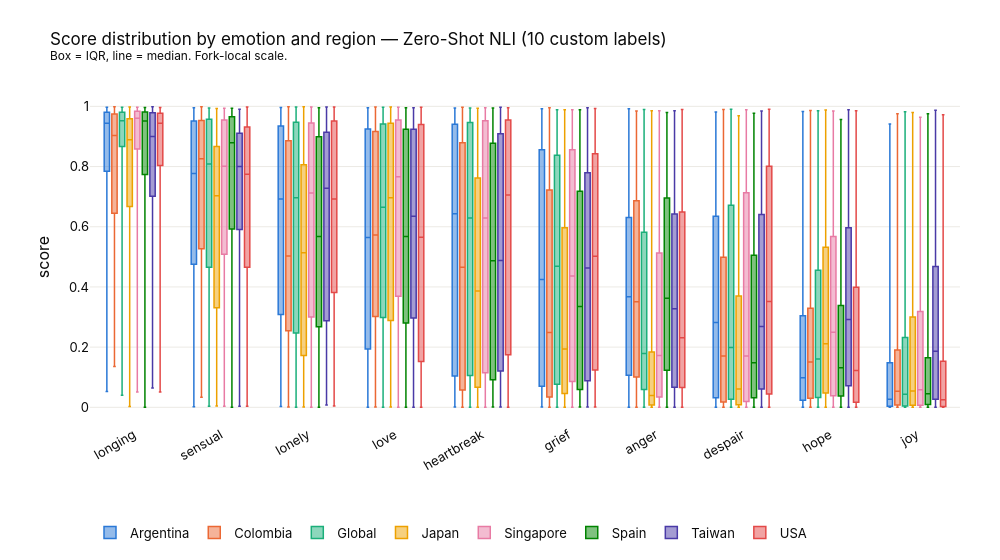

Notebook cell for this chart:
### Markdown cell above
### 6. Score spread within each region

Means hide bimodality — a region can average mid on an emotion because every
song is mid, or because half its songs are extreme. Box plots separate those.

### Code cell
melted = (
    df[["region"] + charted_cols]
      .melt(id_vars="region", var_name="emotion", value_name="score")
)
melted["emotion"] = melted["emotion"].str.replace("emotion_", "", regex=False)

fig = px.box(
    melted, x="emotion", y="score", color="region",
    color_discrete_map=REGION_COLOR,
    category_orders={"emotion": charted_names, "region": regions},
    points=False,
)
fig.update_traces(line_width=1.5, marker_size=4)
fig.update_layout(
    title=f"Score distribution by emotion and region — {LABEL}<br>"
          f"<sup>Box = IQR, line = median. Fork-local scale.</sup>",
    xaxis_title=None, yaxis_title="score",
    boxmode="group", height=560, width=max(1000, 78 * len(charted_names)),
    legend=dict(orientation="h", y=-0.28, title=None),
    **LAYOUT,
)
fig.update_yaxes(gridcolor="#eceae5", zeroline=False)
fig.update_xaxes(showgrid=False, tickangle=-30)
fig.show()

### Figure 1 — Plotly figure (JSON) as saved in the notebook; plotly's stock layout.template omitted (floating-point values rounded to 4 significant figures; data arrays with more than 128 entries replaced by an {"elided": "..."} marker saying what was removed)
{"data": [{"alignmentgroup": "True", "boxpoints": false, "hovertemplate": "region=Argentina<br>emotion=%{x}<br>score=%{y}<extra></extra>", "legendgroup": "Argentina", "line": {"width": 1.5}, "marker": {"color": "#2a78d6", "size": 4}, "name": "Argentina", "notched": false, "offsetgroup": "Argentina", "orientation": "v", "showlegend": true, "type": "box", "x": {"elided": "1780 str values"}, "x0": " ", "xaxis": "x", "y": {"elided": "1780 float values"}, "y0": " ", "yaxis": "y"}, {"alignmentgroup": "True", "boxpoints": false, "hovertemplate": "region=Colombia<br>emotion=%{x}<br>score=%{y}<extra></extra>", "legendgroup": "Colombia", "line": {"width": 1.5}, "marker": {"color": "#eb6834", "size": 4}, "name": "Colombia", "notched": false, "offsetgroup": "Colombia", "orientation": "v", "showlegend": true, "type": "box", "x": {"elided": "1880 str values"}, "x0": " ", "xaxis": "x", "y": {"elided": "1880 float values"}, "y0": " ", "yaxis": "y"}, {"alignmentgroup": "True", "boxpoints": false, "hovertemplate": "region=Global<br>emotion=%{x}<br>score=%{y}<extra></extra>", "legendgroup": "Global", "line": {"width": 1.5}, "marker": {"color": "#1baf7a", "size": 4}, "name": "Global", "notched": false, "offsetgroup": "Global", "orientation": "v", "showlegend": true, "type": "box", "x": {"elided": "1960 str values"}, "x0": " ", "xaxis": "x", "y": {"elided": "1960 float values"}, "y0": " ", "yaxis": "y"}, {"alignmentgroup": "True", "boxpoints": false, "hovertemplate": "region=Japan<br>emotion=%{x}<br>score=%{y}<extra></extra>", "legendgroup": "Japan", "line": {"width": 1.5}, "marker": {"color": "#eda100", "size": 4}, "name": "Japan", "notched": false, "offsetgroup": "Japan", "orientation": "v", "showlegend": true, "type": "box", "x": {"elided": "1880 str values"}, "x0": " ", "xaxis": "x", "y": {"elided": "1880 float values"}, "y0": " ", "yaxis": "y"}, {"alignmentgroup": "True", "boxpoints": false, "hovertemplate": "region=Singapore<br>emotion=%{x}<br>score=%{y}<extra></extra>", "legendgroup": "Singapore", "line": {"width": 1.5}, "marker": {"color": "#e87ba4", "size": 4}, "name": "Singapore", "notched": false, "offsetgroup": "Singapore", "orientation": "v", "showlegend": true, "type": "box", "x": {"elided": "1830 str values"}, "x0": " ", "xaxis": "x", "y": {"elided": "1830 float values"}, "y0": " ", "yaxis": "y"}, {"alignmentgroup": "True", "boxpoints": false, "hovertemplate": "region=Spain<br>emotion=%{x}<br>score=%{y}<extra></extra>", "legendgroup": "Spain", "line": {"width": 1.5}, "marker": {"color": "#008300", "size": 4}, "name": "Spain", "notched": false, "offsetgroup": "Spain", "orientation": "v", "showlegend": true, "type": "box", "x": {"elided": "1930 str values"}, "x0": " ", "xaxis": "x", "y": {"elided": "1930 float values"}, "y0": " ", "yaxis": "y"}, {"alignmentgroup": "True", "boxpoints": false, "hovertemplate": "region=Taiwan<br>emotion=%{x}<br>score=%{y}<extra></extra>", "legendgroup": "Taiwan", "line": {"width": 1.5}, "marker": {"color": "#4a3aa7", "size": 4}, "name": "Taiwan", "notched": false, "offsetgroup": "Taiwan", "orientation": "v", "showlegend": true, "type": "box", "x": {"elided": "1490 str values"}, "x0": " ", "xaxis": "x", "y": {"elided": "1490 float values"}, "y0": " ", "yaxis": "y"}, {"alignmentgroup": "True", "boxpoints": false, "hovertemplate": "region=USA<br>emotion=%{x}<br>score=%{y}<extra></extra>", "legendgroup": "USA", "line": {"width": 1.5}, "marker": {"color": "#e34948", "size": 4}, "name": "USA", "notched": false, "offsetgroup": "USA", "orientation": "v", "showlegend": true, "type": "box", "x": {"elided": "1960 str values"}, "x0": " ", "xaxis": "x", "y": {"elided": "1960 float values"}, "y0": " ", "yaxis": "y"}], "layout": {"boxmode": "group", "font": {"color": "#0b0b0b", "family": "Inter, -apple-system, Helvetica, sans-serif", "size": 13}, "height": 560, "legend": {"orientation": "h", "title": {}, "tracegroupgap": 0, "y": -0.28}, "margin": {"b": 70, "l": 90, "r": 40, "t": 90}, "title": {"font": {"size": 17}, "text": "Score distribution by emotion and region — Zero-Shot NLI (10 custom labels)<br><sup>Box = IQR, line = median. Fork-local scale.</sup>"}, "width": 1000, "xaxis": {"anchor": "y", "categoryarray": ["longing", "sensual", "lonely", "love", "heartbreak", "grief", "anger", "despair", "hope", "joy"], "categoryorder": "array", "domain": [0.0, 1.0], "showgrid": false, "tickangle": -30, "title": {}}, "yaxis": {"anchor": "x", "domain": [0.0, 1.0], "gridcolor": "#eceae5", "title": {"text": "score"}, "zeroline": false}}}
